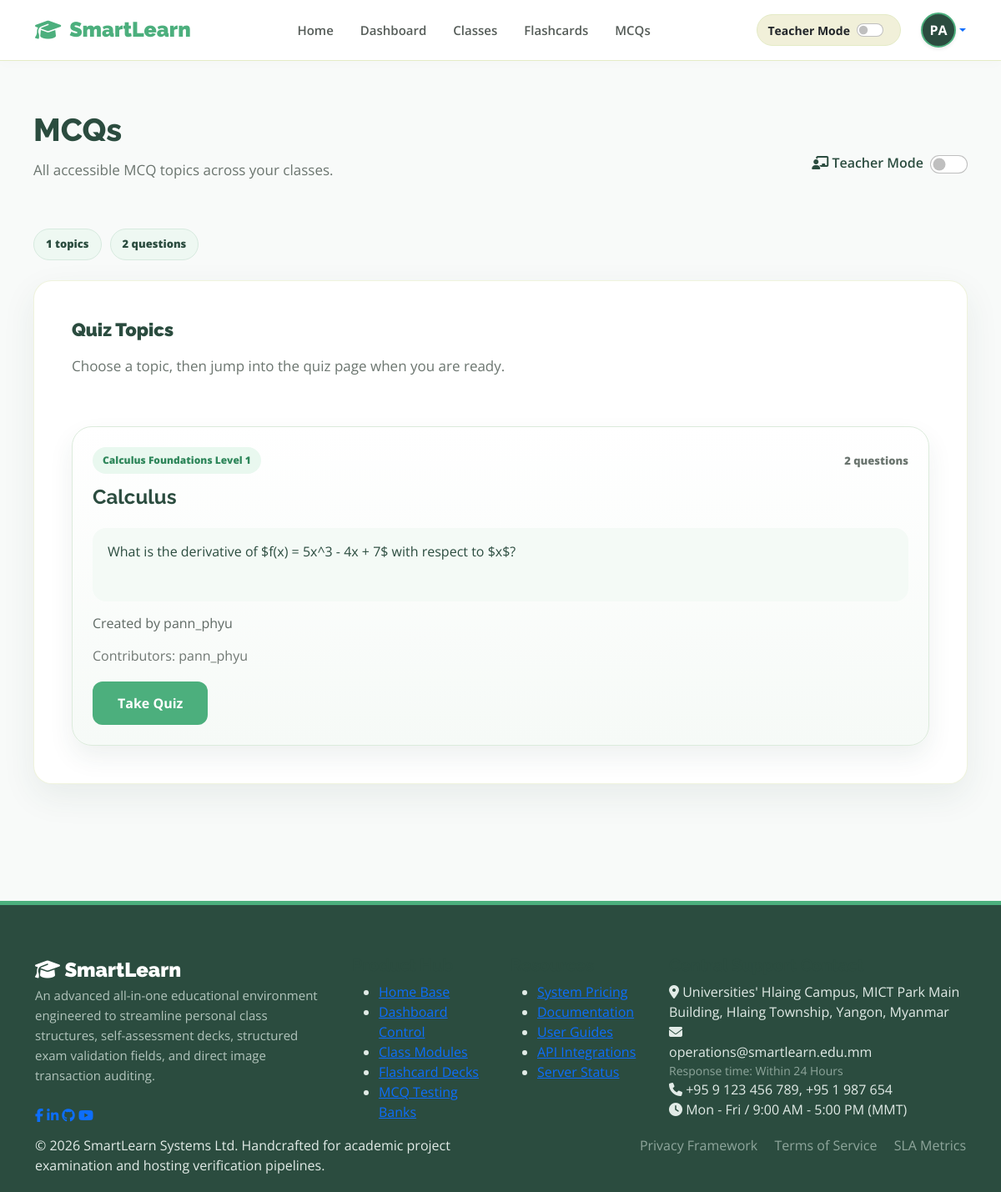
/mcqs/ (signed in), run on an earlier commit of the app's database.
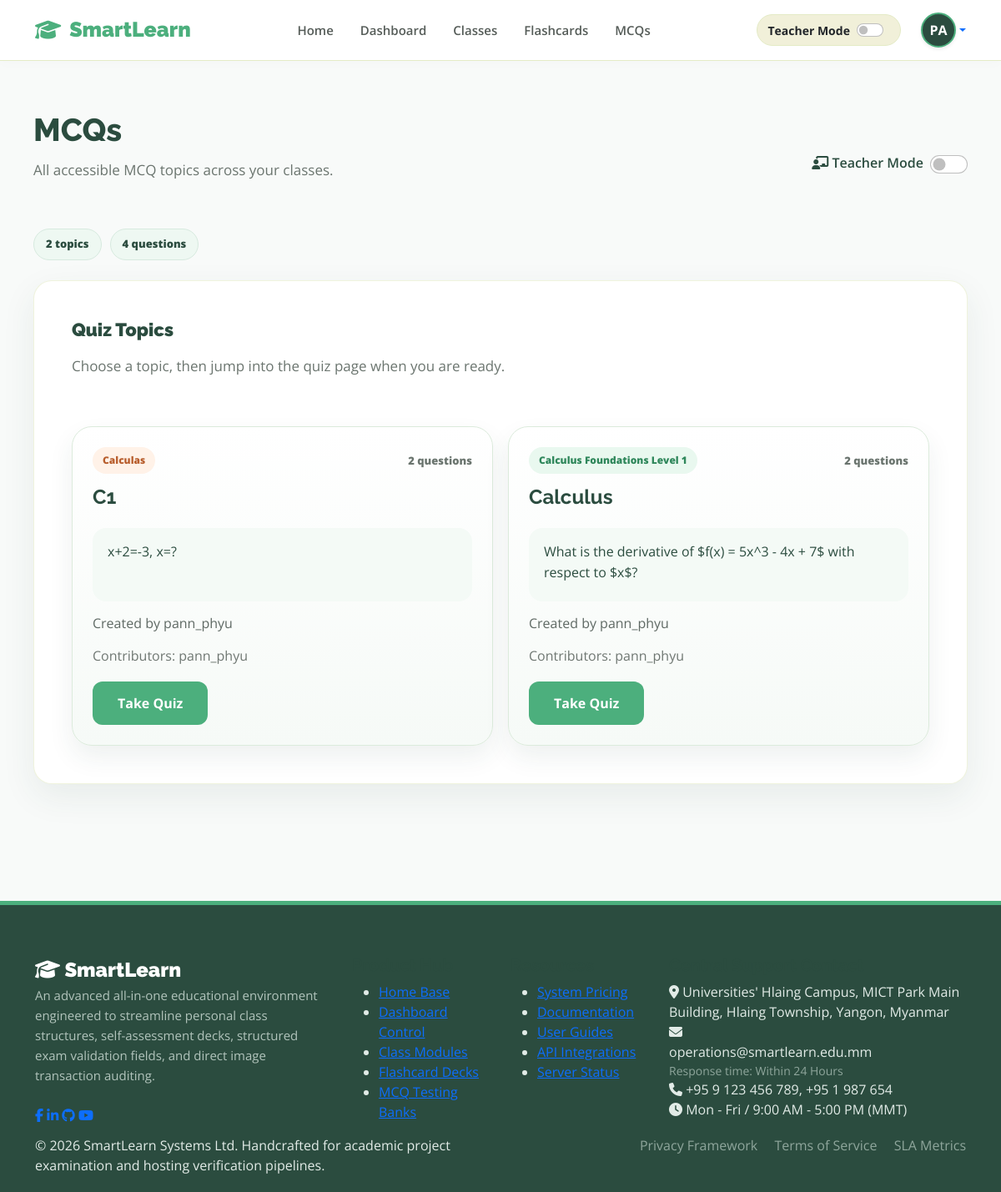
And on a later commit of the database.
### smartlearnApp/models.py (models this page shows, shortened)
class Classroom(models.Model):
    SUBJECT_CHOICES = [
        ('math', 'Mathematics'),
        ('science', 'Science'),
        ('coding', 'Coding/IT'),
        ('languages', 'Languages'),
        ('arts', 'Arts & Design'),
    ]
    CLASS_TYPES = [
        ('public', 'Public'),
        ('private', 'Private'),
    ]
    class_id = models.AutoField(primary_key=True)
    owner = models.ForeignKey(User, on_delete=models.CASCADE, related_name='owned_classrooms', null=True, blank=True)
    title = models.CharField(max_length=255, null=True, blank=True)
    description = models.TextField()
    subject = models.CharField(max_length=50, choices=SUBJECT_CHOICES, default='math')
    class_type = models.CharField(max_length=20, choices=CLASS_TYPES, default='public', null=True, blank=True)
    price = models.DecimalField(max_digits=10, decimal_places=2, default=0.00)
    created_at = models.DateTimeField(auto_now_add=True)
    created_from_site = models.BooleanField(default=False)

class MCQQuestion(models.Model):
    OPTION_CHOICES = [
        ('A', 'A'),
        ('B', 'B'),
        ('C', 'C'),
        ('D', 'D'),
    ]
    question_id = models.AutoField(primary_key=True)
    classroom = models.ForeignKey(Classroom, on_delete=models.CASCADE, related_name='mcq_questions')
    created_by = models.ForeignKey(User, on_delete=models.CASCADE, related_name='mcq_questions')
    topic = models.CharField(max_length=120)
    question = models.TextField()
    option_a = models.CharField(max_length=255)
    option_b = models.CharField(max_length=255)
    option_c = models.CharField(max_length=255)
    option_d = models.CharField(max_length=255)
    correct_option = models.CharField(max_length=1, choices=OPTION_CHOICES)
    explanation = models.TextField(blank=True)
    created_at = models.DateTimeField(auto_now_add=True)

### smartlearnApp/views.py (the view)
# urls.py: path('mcqs/', views.all_mcqs_view, name='all_mcqs'),
def all_mcqs_view(request):
    current_user = request.user
    accessible_classrooms = get_accessible_classrooms(current_user)
    mcq_groups = []
    for classroom in accessible_classrooms:
        classroom_questions = list(
            MCQQuestion.objects.filter(classroom=classroom)
            .select_related('created_by')
            .order_by('topic', '-created_at')
        )
        classroom_topic_map = OrderedDict()
        for question_item in classroom_questions:
            group_key = question_item.topic
            group = classroom_topic_map.get(group_key)
            if not group:
                group = {
                    'classroom_id': classroom.class_id,
                    'classroom_title': classroom.title,
                    'class_type': classroom.class_type,
                    'topic': question_item.topic,
                    'topic_slug': slugify(question_item.topic) or 'mcq-topic',
                    'preview_question': question_item.question,
                    'questions': [],
                    'contributors': [],
                    'primary_creator': question_item.created_by.username,
                }
                classroom_topic_map[group_key] = group
            group['questions'].append(question_item)
            if question_item.created_by.username not in group['contributors']:
                group['contributors'].append(question_item.created_by.username)
        for group in classroom_topic_map.values():
            contributor_count = len(group['contributors'])
            if contributor_count == 1:
                contributor_summary = group['contributors'][0]
            else:
                contributor_summary = f"{group['contributors'][0]} + {contributor_count - 1} more"
            group['total_questions'] = len(group['questions'])
            group['contributor_summary'] = contributor_summary
            mcq_groups.append(group)
    return render(request, 'all_mcqs.html', {
        'current_user': current_user,
        'mcq_groups': mcq_groups,
        'total_questions': sum(group['total_questions'] for group in mcq_groups),
        'total_topics': len(mcq_groups),
    })

### smartlearnApp/views.py (called while the page is built)
def user_can_enter_classroom(classroom, user):
    if classroom.owner == user or classroom.class_type == 'public':
        return True
    return Enrollment.objects.filter(
        classroom=classroom,
        student=user,
        status='approved'
    ).exists()

def get_accessible_classrooms(user):
    classrooms = Classroom.objects.select_related('owner').all().order_by('title')
    accessible = []
    for classroom in classrooms:
        if user_can_enter_classroom(classroom, user):
            accessible.append(classroom)
    return accessible

### smartlearnApp/templates/all_mcqs.html (shortened to what this page needs)
{% extends 'base.html' %}
{% block content %}
<div class="learning-page-header">
    <div class="learning-title-row d-flex justify-content-between align-items-center">
        <div>
            <h2 class="page-heading-large">MCQs</h2>
            <p class="subtext-muted">All accessible MCQ topics across your classes.</p>
        </div>
        <div class="teacher-toggle d-flex align-items-center gap-2">
            <span><i class="fa-solid fa-chalkboard-user"></i> Teacher Mode</span>
            <div class="form-check form-switch m-0">
                <input class="form-check-input" type="checkbox" role="switch" id="teacherModeToggle" style="cursor: pointer; width: 45px; height: 22px;">
            </div>
        </div>
    </div>
    <div class="learning-stats">
        <span class="stat-chip">{{ total_topics }} topics</span>
        <span class="stat-chip">{{ total_questions }} questions</span>
    </div>
</div>
<section class="styled-card">
    <div class="learning-section-head">
        <div>
            <h3 class="section-heading">Quiz Topics</h3>
            <p class="subtext-muted">Choose a topic, then jump into the quiz page when you are ready.</p>
        </div>
    </div>
    <div class="topic-collection-grid">
        {% for group in mcq_groups %}
            <article class="topic-collection-card topic-item-card" data-owner="{{ group.primary_creator }}">
                <div class="topic-collection-topline">
                    <span class="status-badge {% if group.class_type == 'public' %}badge-public{% else %}badge-private{% endif %}">{{ group.classroom_title }}</span>
                    <span class="topic-card-count">{{ group.total_questions }} questions</span>
                </div>
                <h4>{{ group.topic }}</h4>
                <p class="topic-preview">{{ group.preview_question }}</p>
                <p class="topic-meta">Created by {{ group.primary_creator }}</p>
                <p class="topic-meta muted">Contributors: {{ group.contributor_summary }}</p>
                <div class="topic-collection-actions">
                    <a class="btn-primary" href="{% url 'take_quiz' group.classroom_id %}?topic={{ group.topic|urlencode }}">Take Quiz</a>
                </div>
            </article>
        {% empty %}
            <div class="empty-study-state">No accessible MCQs yet.</div>
        {% endfor %}
    </div>
</section>
{% endblock %}

### smartlearnApp/templates/base.html (shortened to what the changed rows need)
{% load static %}
<!DOCTYPE html>
<html lang="en">
<head>
    <link href="https://cdn.jsdelivr.net/npm/bootstrap@5.0.0/dist/css/bootstrap.min.css" rel="stylesheet">
    <link rel="stylesheet" href="https://cdnjs.cloudflare.com/ajax/libs/font-awesome/6.5.2/css/all.min.css">
    <link rel="stylesheet" href="{% static 'css/style.css' %}">
</head>
<body>
    <header class="navbar navbar-expand-lg navbar-light sticky-top">
        <div class="container">
            <div class="collapse navbar-collapse" id="mainNavbar">
                <div class="d-flex align-items-center gap-3">
                    {% if user.is_authenticated %}
                        <div class="dropdown">
                            <a href="#" class="d-flex align-items-center text-decoration-none dropdown-toggle" id="profileDropdown" data-bs-toggle="dropdown" aria-expanded="false">
                                <div class="rounded-circle d-flex align-items-center justify-content-center text-white fw-bold shadow-sm"
                                     style="width: 42px; height: 42px; background-color: #2b4c3f; border: 2px solid #4CAF7D;">
                                    {{ request.user.username|slice:":2"|upper }}
                                </div>
                            </a>
                        </div>
                    {% else %}
                        <a href="{% url 'login' %}" class="btn btn-matcha-outline">Sign In</a>
                        <a href="{% url 'register' %}" class="btn btn-matcha-primary">Get Started</a>
                    {% endif %}
                </div>
            </div>
        </div>
    </header>
    <main class="main-container">
        {% block content %}{% endblock %}
    </main>
</body>
</html>

What changed in the data, as far as the page shows it:
now on this page (row unchanged): Classroom: classroom_title "Calculas"
added MCQQuestion: topic "C1", preview_question "x+2=-3, x=?"
Also different on the page:
{{ total_topics }}: "1" → "2"
{{ total_questions }}: "2" → "4"
new list line: "2 questions Created by Contributors: Take Quiz"
new list line: "pann_phyu pann_phyu"
